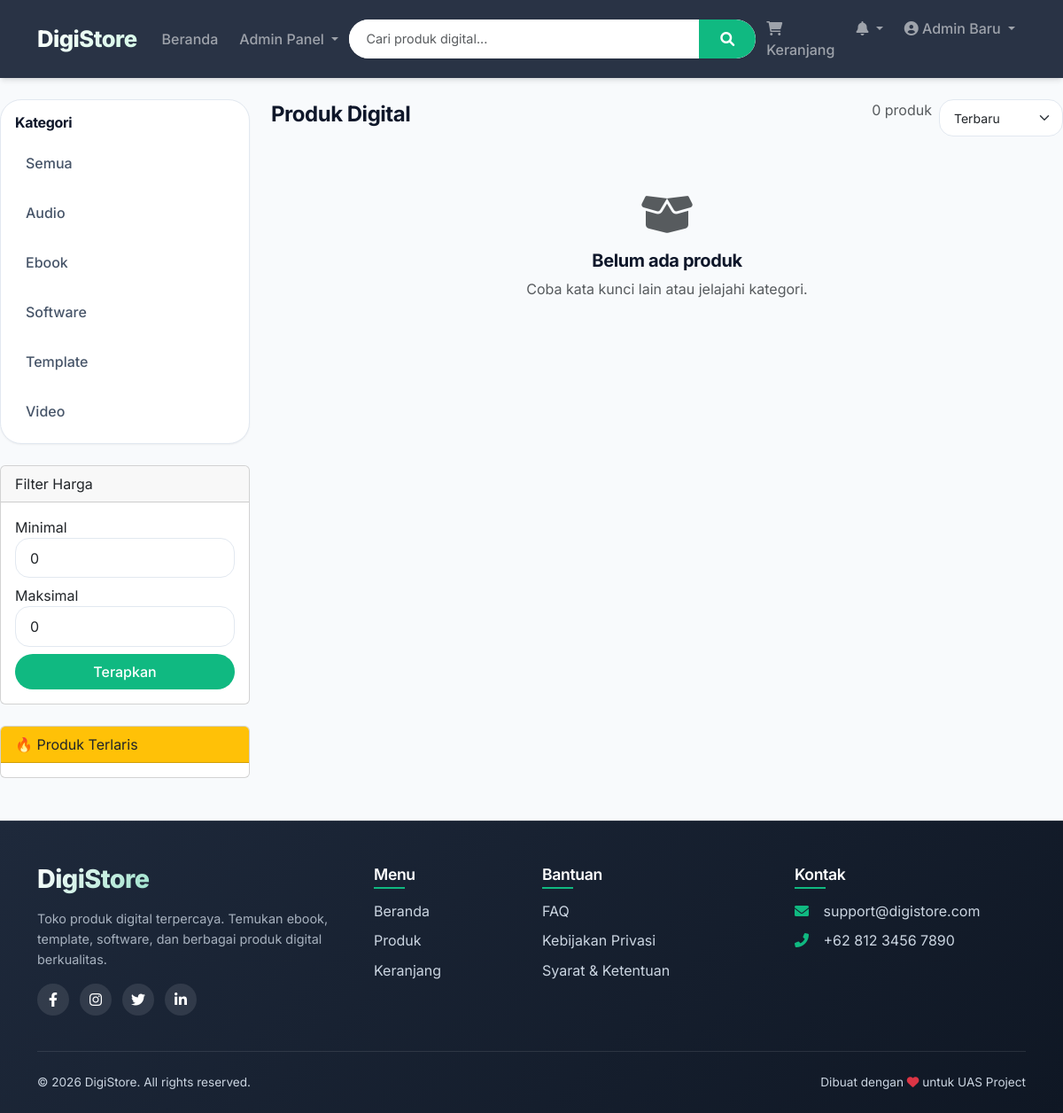
/ (signed in), run on the app's committed database.
### tables this page shows
CREATE TABLE IF NOT EXISTS categories (
    id INT AUTO_INCREMENT PRIMARY KEY,
    name VARCHAR(50) NOT NULL,
    created_at TIMESTAMP DEFAULT CURRENT_TIMESTAMP
);

### src/controllers/ProductController.php (called while the page is built, shortened)
<?php
require_once __DIR__ . '/../models/Product.php';
require_once __DIR__ . '/../models/Category.php';
class ProductController {
    private $productModel, $categoryModel, $pdo;
    public function __construct($pdo) {
        $this->productModel = new Product($pdo);
        $this->categoryModel = new Category($pdo);
    }
    public function index() {
        $total = $this->productModel->countActiveProducts();
        $categories = $this->categoryModel->getAll();
        include __DIR__ . '/../views/buyer/products.php';
    }
}
?>

### src/models/Category.php (called while the page is built, shortened)
<?php
class Category {
    private $pdo;
    public function __construct($pdo) {
        $this->pdo = $pdo;
    }
    public function getAll() {
        $stmt = $this->pdo->query("SELECT * FROM categories ORDER BY name ASC");
        return $stmt->fetchAll(PDO::FETCH_ASSOC);
    }
}

### src/models/Product.php (called while the page is built, shortened)
<?php
class Product {
    private $pdo;
    public function __construct($pdo) {
        $this->pdo = $pdo;
    }
    public function countActiveProducts() {
        $stmt = $this->pdo->query("SELECT COUNT(*) FROM products WHERE status = 'active'");
        return (int)$stmt->fetchColumn();
    }
}
?>

### src/views/buyer/products.php (the view, shortened to what this page needs)
<?php
$products = $products ?? [];
$categories = $categories ?? [];
$sort = $_GET['sort'] ?? 'newest';
$minPrice = $minPrice ?? 0;
$maxPrice = $maxPrice ?? 0;
$total = $total ?? 0;
include __DIR__ . '/../templates/header.php';
?>
<div class="row">
    <div class="col-md-3">
        <div class="category-sidebar mb-4">
            <h6 class="px-3 pt-2 fw-bold">Kategori</h6>
            <ul class="list-group list-group-flush">
                <li class="list-group-item"><a href="index.php?url=home">Semua</a></li>
                <?php foreach ($categories as $cat): ?>
                    <li class="list-group-item"><a href="index.php?url=product/category/<?= $cat['id'] ?>"><?= htmlspecialchars($cat['name']) ?></a></li>
                <?php endforeach; ?>
            </ul>
        </div>
        <div class="card mb-4">
            <div class="card-header">Filter Harga</div>
            <div class="card-body">
                <form method="GET" action="index.php">
                    <div class="mb-2">
                        <label>Minimal</label>
                        <input type="number" name="min_price" class="form-control" value="<?= $minPrice ?>">
                    </div>
                    <div class="mb-2">
                        <label>Maksimal</label>
                        <input type="number" name="max_price" class="form-control" value="<?= $maxPrice ?>">
                    </div>
                    <button type="submit" class="btn btn-primary w-100">Terapkan</button>
                </form>
            </div>
        </div>
        <div class="card">
            <div class="card-header bg-warning text-dark">🔥 Produk Terlaris</div>
            <div class="card-body p-2">
            </div>
        </div>
    </div>
    <div class="col-md-9">
        <div class="d-flex justify-content-between align-items-center mb-3 flex-wrap">
            <h4 class="fw-bold">Produk Digital</h4>
            <div class="d-flex gap-2">
                <span class="text-muted"><?= $total ?> produk</span>
                <select id="sortSelect" class="form-select form-select-sm w-auto">
                    <option value="newest" <?= $sort == 'newest' ? 'selected' : '' ?>>Terbaru</option>
                </select>
            </div>
        </div>
        <div class="row">
            <?php if (empty($products)): ?>
                <div class="col-12 text-center py-5">
                    <i class="fas fa-box-open fa-3x text-muted mb-3"></i>
                    <h5>Belum ada produk</h5>
                    <p class="text-muted">Coba kata kunci lain atau jelajahi kategori.</p>
                </div>
            <?php endif; ?>
        </div>
    </div>
</div>
<?php include __DIR__ . '/../templates/footer.php'; ?>

### public/assets/css/style.css (style rules this page uses)
:root { --primary: #10B981; --primary-dark: #059669; --primary-light: #D1FAE5; --secondary: #1E293B; --bg-light: #F8FAFC; --bg-card: #FFFFFF; --text-dark: #0F172A; --text-gray: #475569; --border: #E2E8F0; --shadow-sm: 0 1px 2px 0 rgb(0 0 0 / 0.05); --shadow-md: 0 4px 6px -1px rgb(0 0 0 / 0.1), 0 2px 4px -2px rgb(0 0 0 / 0.1); --shadow-lg: 0 10px 15px -3px rgb(0 0 0 / 0.1), 0 4px 6px -4px rgb(0 0 0 / 0.1); --shadow-xl: 0 20px 25px -5px rgb(0 0 0 / 0.1), 0 8px 10px -6px rgb(0 0 0 / 0.1); }
* { margin: 0; padding: 0; box-sizing: border-box; }
body { font-family: 'Inter', system-ui, -apple-system, 'Segoe UI', Roboto, Helvetica, Arial, sans-serif; background: var(--bg-light); color: var(--text-dark); line-height: 1.5; scroll-behavior: smooth; }
h1, h2, h3, h4, h5, h6 { font-weight: 700; letter-spacing: -0.02em; }
.text-muted { color: var(--text-gray); }
.category-sidebar { background: var(--bg-card); border-radius: 24px; padding: 0.5rem 0; border: 1px solid var(--border); box-shadow: var(--shadow-sm); }
.category-sidebar .list-group-item { border: none; padding: 0.5rem 1rem; background: transparent; }
.category-sidebar .list-group-item a { text-decoration: none; color: var(--text-gray); font-weight: 500; display: block; padding: 0.5rem 0.75rem; border-radius: 12px; transition: all 0.2s; }
.btn { border-radius: 60px; padding: 0.5rem 1.2rem; font-weight: 500; transition: all 0.2s; }
.btn-primary { background: var(--primary); border: none; }
.form-control, .form-select { border-radius: 16px; border: 1px solid var(--border); padding: 0.6rem 1rem; transition: 0.2s; }

### data on the page
categories: name "Audio"
categories: name "Ebook"
categories: name "Software"
categories: name "Template"
categories: name "Video"

### other printed values
$_SESSION['name'] "Admin Baru"
$total "0"
